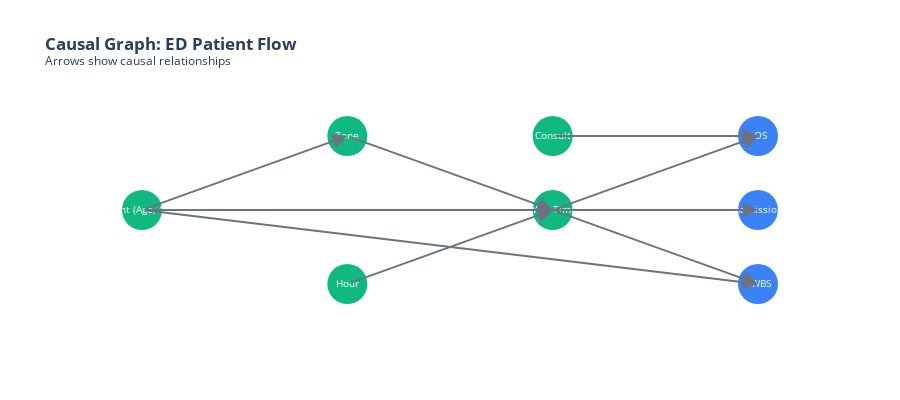

The notebook cell saved with this chart:
### Code cell
# =============================================================================
# CELL 11: CAUSAL GRAPH VISUALIZATION
# =============================================================================

def plot_causal_graph():
    """Visualize the causal relationships we discovered."""
    
    fig = go.Figure()
    
    # Node positions
    nodes = {
        'Patient\n(Age, Acuity)': (0, 2),
        'Zone': (1, 3),
        'Hour': (1, 1),
        'Consult': (2, 3),
        'Wait Time': (2, 2),
        'LWBS': (3, 1),
        'LOS': (3, 3),
        'Admission': (3, 2)
    }
    
    # Add nodes
    for name, (x, y) in nodes.items():
        color = '#3B82F6' if name in ['LWBS', 'Admission', 'LOS'] else '#10B981'
        fig.add_trace(go.Scatter(
            x=[x], y=[y],
            mode='markers+text',
            marker=dict(size=40, color=color),
            text=[name],
            textposition='middle center',
            textfont=dict(size=10, color='white'),
            showlegend=False
        ))
    
    # Add edges (causal arrows)
    edges = [
        ('Patient\n(Age, Acuity)', 'Zone'),
        ('Patient\n(Age, Acuity)', 'Wait Time'),
        ('Zone', 'Wait Time'),
        ('Hour', 'Wait Time'),
        ('Wait Time', 'LWBS'),
        ('Patient\n(Age, Acuity)', 'LWBS'),
        ('Consult', 'LOS'),
        ('Patient\n(Age, Acuity)', 'Admission'),
        ('Wait Time', 'LOS'),
    ]
    
    for start, end in edges:
        x0, y0 = nodes[start]
        x1, y1 = nodes[end]
        fig.add_annotation(
            x=x1, y=y1,
            ax=x0, ay=y0,
            xref='x', yref='y',
            axref='x', ayref='y',
            showarrow=True,
            arrowhead=2,
            arrowsize=1.5,
            arrowwidth=2,
            arrowcolor='#6B7280'
        )
    
    fig.update_layout(
        title='<b>Causal Graph: ED Patient Flow</b><br><sup>Arrows show causal relationships</sup>',
        xaxis=dict(showgrid=False, zeroline=False, showticklabels=False),
        yaxis=dict(showgrid=False, zeroline=False, showticklabels=False),
        height=400,
        plot_bgcolor='white'
    )
    
    fig.show()

plot_causal_graph()

### Figure 1 — Plotly figure (JSON) as saved in the notebook; plotly's stock layout.template omitted (floating-point values rounded to 4 significant figures)
{"data": [{"marker": {"color": "#10B981", "size": 40}, "mode": "markers+text", "showlegend": false, "text": ["Patient\n(Age, Acuity)"], "textfont": {"color": "white", "size": 10}, "textposition": "middle center", "type": "scatter", "x": [0], "y": [2]}, {"marker": {"color": "#10B981", "size": 40}, "mode": "markers+text", "showlegend": false, "text": ["Zone"], "textfont": {"color": "white", "size": 10}, "textposition": "middle center", "type": "scatter", "x": [1], "y": [3]}, {"marker": {"color": "#10B981", "size": 40}, "mode": "markers+text", "showlegend": false, "text": ["Hour"], "textfont": {"color": "white", "size": 10}, "textposition": "middle center", "type": "scatter", "x": [1], "y": [1]}, {"marker": {"color": "#10B981", "size": 40}, "mode": "markers+text", "showlegend": false, "text": ["Consult"], "textfont": {"color": "white", "size": 10}, "textposition": "middle center", "type": "scatter", "x": [2], "y": [3]}, {"marker": {"color": "#10B981", "size": 40}, "mode": "markers+text", "showlegend": false, "text": ["Wait Time"], "textfont": {"color": "white", "size": 10}, "textposition": "middle center", "type": "scatter", "x": [2], "y": [2]}, {"marker": {"color": "#3B82F6", "size": 40}, "mode": "markers+text", "showlegend": false, "text": ["LWBS"], "textfont": {"color": "white", "size": 10}, "textposition": "middle center", "type": "scatter", "x": [3], "y": [1]}, {"marker": {"color": "#3B82F6", "size": 40}, "mode": "markers+text", "showlegend": false, "text": ["LOS"], "textfont": {"color": "white", "size": 10}, "textposition": "middle center", "type": "scatter", "x": [3], "y": [3]}, {"marker": {"color": "#3B82F6", "size": 40}, "mode": "markers+text", "showlegend": false, "text": ["Admission"], "textfont": {"color": "white", "size": 10}, "textposition": "middle center", "type": "scatter", "x": [3], "y": [2]}], "layout": {"annotations": [{"arrowcolor": "#6B7280", "arrowhead": 2, "arrowsize": 1.5, "arrowwidth": 2, "ax": 0, "axref": "x", "ay": 2, "ayref": "y", "showarrow": true, "x": 1, "xref": "x", "y": 3, "yref": "y"}, {"arrowcolor": "#6B7280", "arrowhead": 2, "arrowsize": 1.5, "arrowwidth": 2, "ax": 0, "axref": "x", "ay": 2, "ayref": "y", "showarrow": true, "x": 2, "xref": "x", "y": 2, "yref": "y"}, {"arrowcolor": "#6B7280", "arrowhead": 2, "arrowsize": 1.5, "arrowwidth": 2, "ax": 1, "axref": "x", "ay": 3, "ayref": "y", "showarrow": true, "x": 2, "xref": "x", "y": 2, "yref": "y"}, {"arrowcolor": "#6B7280", "arrowhead": 2, "arrowsize": 1.5, "arrowwidth": 2, "ax": 1, "axref": "x", "ay": 1, "ayref": "y", "showarrow": true, "x": 2, "xref": "x", "y": 2, "yref": "y"}, {"arrowcolor": "#6B7280", "arrowhead": 2, "arrowsize": 1.5, "arrowwidth": 2, "ax": 2, "axref": "x", "ay": 2, "ayref": "y", "showarrow": true, "x": 3, "xref": "x", "y": 1, "yref": "y"}, {"arrowcolor": "#6B7280", "arrowhead": 2, "arrowsize": 1.5, "arrowwidth": 2, "ax": 0, "axref": "x", "ay": 2, "ayref": "y", "showarrow": true, "x": 3, "xref": "x", "y": 1, "yref": "y"}, {"arrowcolor": "#6B7280", "arrowhead": 2, "arrowsize": 1.5, "arrowwidth": 2, "ax": 2, "axref": "x", "ay": 3, "ayref": "y", "showarrow": true, "x": 3, "xref": "x", "y": 3, "yref": "y"}, {"arrowcolor": "#6B7280", "arrowhead": 2, "arrowsize": 1.5, "arrowwidth": 2, "ax": 0, "axref": "x", "ay": 2, "ayref": "y", "showarrow": true, "x": 3, "xref": "x", "y": 2, "yref": "y"}, {"arrowcolor": "#6B7280", "arrowhead": 2, "arrowsize": 1.5, "arrowwidth": 2, "ax": 2, "axref": "x", "ay": 2, "ayref": "y", "showarrow": true, "x": 3, "xref": "x", "y": 3, "yref": "y"}], "height": 400, "plot_bgcolor": "white", "title": {"text": "<b>Causal Graph: ED Patient Flow</b><br><sup>Arrows show causal relationships</sup>"}, "xaxis": {"showgrid": false, "showticklabels": false, "zeroline": false}, "yaxis": {"showgrid": false, "showticklabels": false, "zeroline": false}}}
